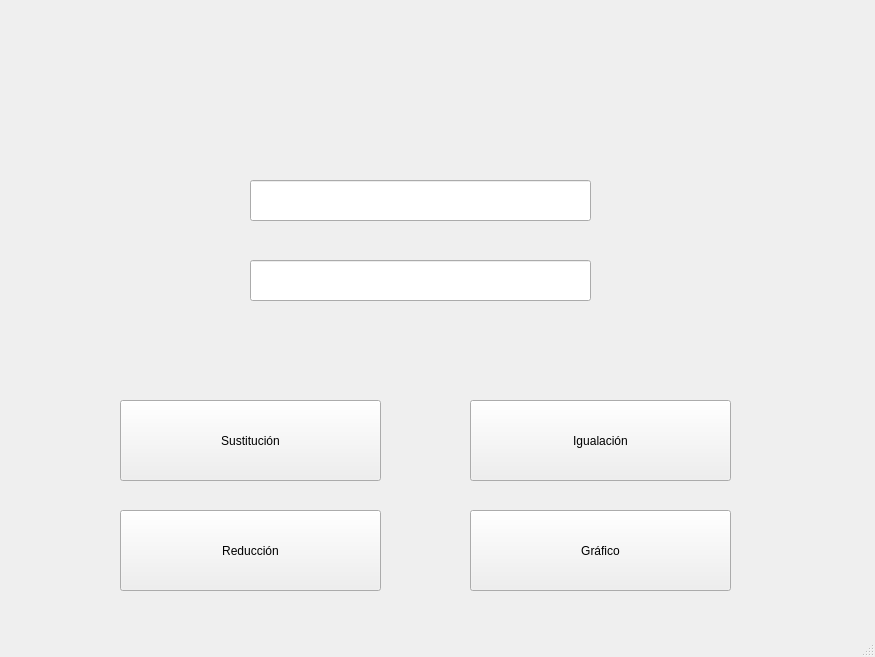
<?xml version="1.0" encoding="UTF-8"?>
<ui version="4.0">
 <class>EcuacionesVentana</class>
 <widget class="QMainWindow" name="EcuacionesVentana">
  <property name="geometry">
   <rect>
    <x>0</x>
    <y>0</y>
    <width>875</width>
    <height>657</height>
   </rect>
  </property>
  <property name="windowTitle">
   <string>MainWindow</string>
  </property>
  <widget class="QWidget" name="centralwidget">
   <widget class="QLineEdit" name="ecuacion1">
    <property name="geometry">
     <rect>
      <x>250</x>
      <y>180</y>
      <width>341</width>
      <height>41</height>
     </rect>
    </property>
    <property name="font">
     <font>
      <pointsize>16</pointsize>
     </font>
    </property>
    <property name="text">
     <string/>
    </property>
   </widget>
   <widget class="QLineEdit" name="ecuacion2">
    <property name="geometry">
     <rect>
      <x>250</x>
      <y>260</y>
      <width>341</width>
      <height>41</height>
     </rect>
    </property>
    <property name="font">
     <font>
      <pointsize>16</pointsize>
     </font>
    </property>
   </widget>
   <widget class="QLabel" name="Resultado">
    <property name="geometry">
     <rect>
      <x>250</x>
      <y>40</y>
      <width>331</width>
      <height>91</height>
     </rect>
    </property>
    <property name="font">
     <font>
      <pointsize>24</pointsize>
      <weight>75</weight>
      <bold>true</bold>
     </font>
    </property>
    <property name="text">
     <string/>
    </property>
   </widget>
   <widget class="QPushButton" name="sustitucion">
    <property name="geometry">
     <rect>
      <x>120</x>
      <y>400</y>
      <width>261</width>
      <height>81</height>
     </rect>
    </property>
    <property name="text">
     <string>Sustitución</string>
    </property>
   </widget>
   <widget class="QPushButton" name="grafico">
    <property name="geometry">
     <rect>
      <x>470</x>
      <y>510</y>
      <width>261</width>
      <height>81</height>
     </rect>
    </property>
    <property name="text">
     <string>Gráfico</string>
    </property>
   </widget>
   <widget class="QPushButton" name="reduccion">
    <property name="geometry">
     <rect>
      <x>120</x>
      <y>510</y>
      <width>261</width>
      <height>81</height>
     </rect>
    </property>
    <property name="text">
     <string>Reducción</string>
    </property>
   </widget>
   <widget class="QPushButton" name="igualacion">
    <property name="geometry">
     <rect>
      <x>470</x>
      <y>400</y>
      <width>261</width>
      <height>81</height>
     </rect>
    </property>
    <property name="text">
     <string>Igualación</string>
    </property>
   </widget>
  </widget>
  <widget class="QMenuBar" name="menubar">
   <property name="geometry">
    <rect>
     <x>0</x>
     <y>0</y>
     <width>875</width>
     <height>26</height>
    </rect>
   </property>
  </widget>
  <widget class="QStatusBar" name="statusbar"/>
 </widget>
 <resources/>
 <connections/>
</ui>
